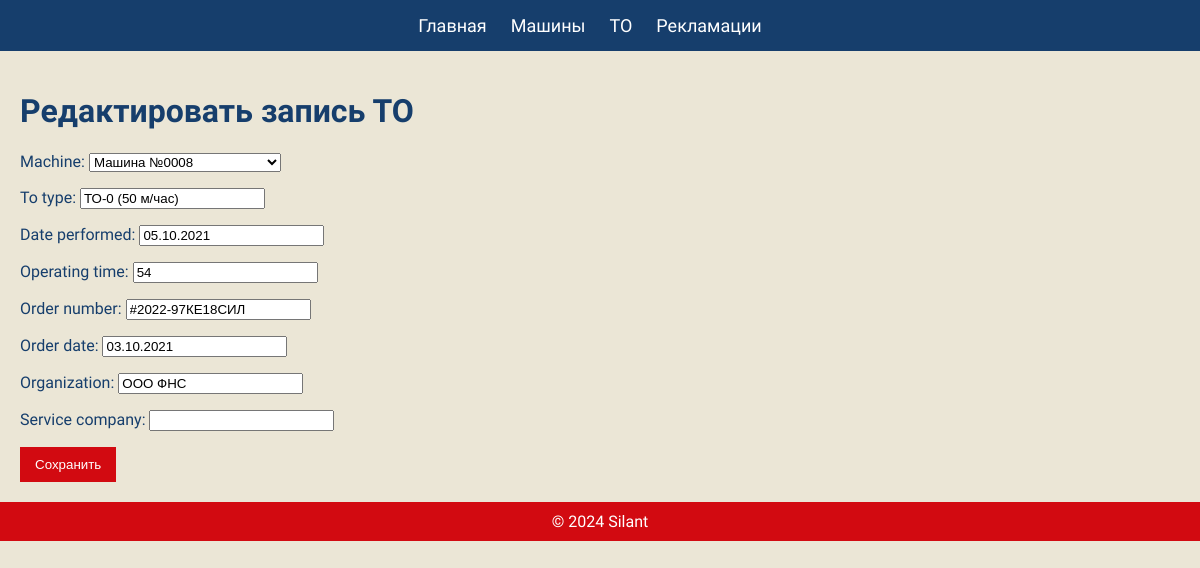
The app's page /to/edit/2/ (signed in) with its own data.
### maintenance/models.py (models this page shows, shortened)
class TO(models.Model):
    to_type = models.CharField(max_length=100)
    date_performed = models.DateField(blank=True, null=True)
    operating_time = models.PositiveIntegerField(default=0)
    order_number = models.CharField(max_length=100, blank=True, null=True)
    order_date = models.DateField(blank=True, null=True)
    organization = models.CharField(max_length=200, blank=True, null=True)
    service_company = models.CharField(max_length=200, blank=True, null=True)
    machine = models.ForeignKey(Machine, on_delete=models.CASCADE, related_name='to_records')

### maintenance/views.py (the view)
# urls.py: path('edit/<int:pk>/', to_edit, name='to-edit'),
@login_required
def to_edit(request, pk):
    to_obj = get_object_or_404(TO, pk=pk)
    user_role = getattr(request.user, 'role', None)
    if user_role == 'client':
        if to_obj.machine.client != request.user.username:
            messages.error(request, "У вас нет прав редактировать эту запись ТО.")
            return redirect('to-list')
    elif user_role == 'service':
        if to_obj.service_company != request.user.username:
            messages.error(request, "У вас нет прав редактировать эту запись ТО.")
            return redirect('to-list')
    if request.method == 'POST':
        form = TOForm(request.POST, instance=to_obj)
        if form.is_valid():
            form.save()
            messages.success(request, "Изменения сохранены.")
            return redirect('to-list')
    else:
        form = TOForm(instance=to_obj)
    return render(request, 'maintenance/to_edit.html', {'form': form})

### maintenance/forms.py
class TOForm(forms.ModelForm):
    class Meta:
        model = TO
        fields = [
            'machine',
            'to_type',
            'date_performed',
            'operating_time',
            'order_number',
            'order_date',
            'organization',
            'service_company',
        ]

### machines/models.py (called while the page is built)
    def __str__(self):
        return f"Машина №{self.factory_number}"

### maintenance/templates/maintenance/to_edit.html (shortened to what this page needs)
{% extends 'base.html' %}
{% load static %}
{% block content %}
<h1>Редактировать запись ТО</h1>
<form method="post" action="">
  {{ form.as_p }}
  <button type="submit" class="btn-red">Сохранить</button>
</form>
{% endblock content %}

### static/css/silant_style.css (style rules this page uses)
body { font-family: 'PT Astra Sans', sans-serif; background-color: #EBE6D6; color: #163E6C; margin: 0; padding: 0; }
button { background-color: #D20A11; color: white; border: none; padding: 10px 15px; cursor: pointer; }

### templates/base.html (style rules this page uses)
body { font-family: 'PT Astra Sans', sans-serif; margin: 0; padding: 0; background-color: #EBE6D6; }

### records on screen
TO: machine "Машина №0008", to_type "ТО-0 (50 м/час)", date_performed "05.10.2021", operating_time "54", order_number "#2022-97КЕ18СИЛ", order_date "03.10.2021", organization "ООО ФНС"
